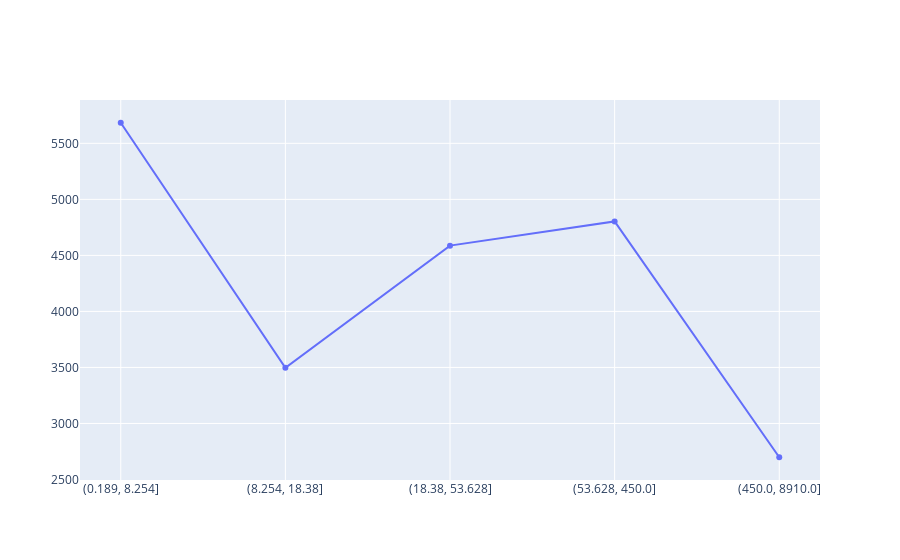

Notebook source saved alongside this figure:
### Markdown cell above
### 2.Average CLV by Purchase Frequency

### Code cell
purchase_frequency_bins = pd.qcut(customer_predictions['purchase_frequency'], 5)
avg_clv_by_freq = customer_predictions.groupby(purchase_frequency_bins)['predicted_clv'].mean()

figure = go.Figure(
  go.Scatter(
    x=avg_clv_by_freq.index.astype(str),
    y=avg_clv_by_freq.values,
    mode='lines+markers',
    name='CLV by Frequency'
  )
)

figure.show()

### Figure 1 — Plotly figure (JSON) as saved in the notebook; plotly's stock layout.template omitted (floating-point values rounded to 4 significant figures)
{"data": [{"mode": "lines+markers", "name": "CLV by Frequency", "type": "scatter", "x": ["(0.189, 8.254]", "(8.254, 18.38]", "(18.38, 53.628]", "(53.628, 450.0]", "(450.0, 8910.0]"], "y": [5684.0, 3496.0, 4587.0, 4803.0, 2699.0]}], "layout": {}}
